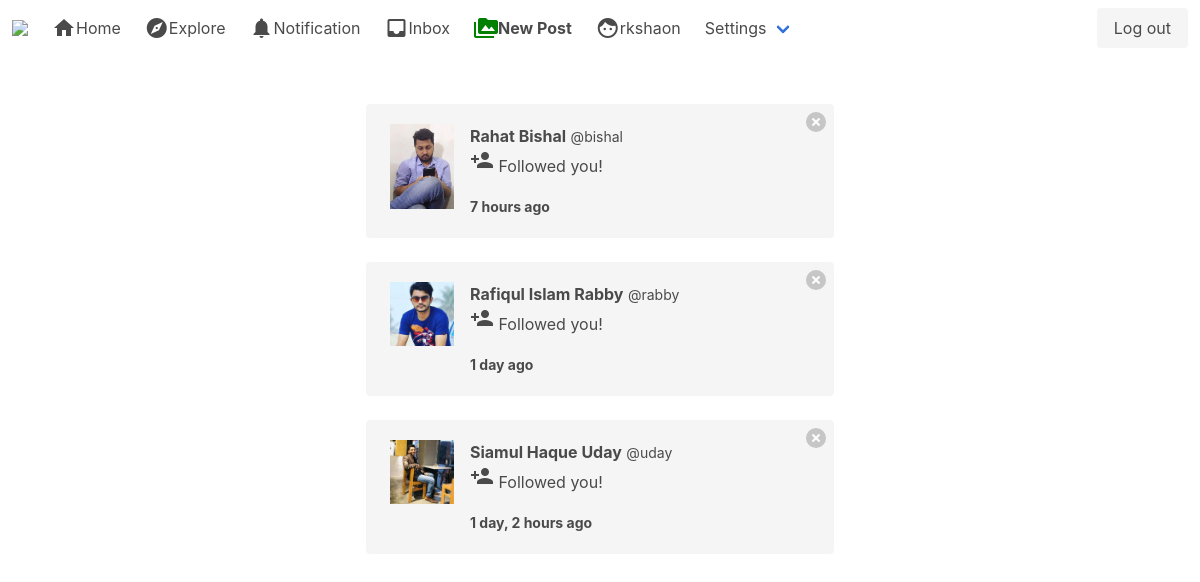
The app's page /notifications/ (signed in) with its own data.
### notifications/models.py (models this page shows, shortened)
class Notification(models.Model):
    NOTIFICATION_TYPE = ((1, 'Like'), (2, 'Comment'), (3, 'Follow'))
    post = models.ForeignKey('post.Post', on_delete=models.CASCADE, related_name='noti_post', blank=True, null=True)
    sender = models.ForeignKey(User, on_delete=models.CASCADE, related_name='noti_from_user')
    user = models.ForeignKey(User, on_delete=models.CASCADE, related_name='noti_to_user')
    notification_type = models.IntegerField(choices=NOTIFICATION_TYPE)
    text_preview = models.CharField(max_length=90, blank=True)
    date = models.DateTimeField(auto_now_add=True)
    is_seen = models.BooleanField(default=False)

### authy/models.py (models this page shows, shortened)
class Profile(models.Model):
    user = models.OneToOneField(User, on_delete=models.CASCADE)
    first_name = models.CharField(max_length=50, null=True, blank=True)
    last_name = models.CharField(max_length=50, null=True, blank=True)
    location = models.CharField(max_length=50, null=True, blank=True)
    url = models.CharField(max_length=80, null=True, blank=True)
    profile_info = models.TextField(max_length=150, null=True, blank=True)
    created = models.DateField(auto_now_add=True)
    favorites = models.ManyToManyField(Post)
    picture = models.ImageField(upload_to=use_directory_path, blank=True, null=True, verbose_name='Picture')

### notifications/views.py (the view)
# urls.py: path('', show_notification, name='show_notification'),
def show_notification(request):
    user = request.user
    notifications = Notification.objects.filter(user=user).order_by('-date')
    Notification.objects.filter(user=user, is_seen=False).update(is_seen=True)
    template = loader.get_template('notifications.html')
    context = {
        'notifications': notifications,
    }
    return HttpResponse(template.render(context, request))

### direct_message/views.py (called while the page is built)
def check_dm(request):
    directs_count = 0
    if request.user.is_authenticated:
        directs_count = Message.objects.filter(user=request.user, is_read=False).count()
    return {'directs_count': directs_count}

### notifications/views.py (called while the page is built)
def count_notification(request):
    count_notifications = 0
    if request.user.is_authenticated:
        count_notifications = Notification.objects.filter(user=request.user, is_seen=False).count()
    return {'count_notifications': count_notifications}

### instagram_clone/templates/notifications.html (shortened to what this page needs)
{% extends 'base.html' %}
{% load static %}
{% load humanize %}
{% block content %}
<div class="columns is-mobile is-centered">
  <div class="column is-half">
    {% for notification in notifications %}
    {% if notification.notification_type == 3 %}
      <div class="notification">
        <a href="{% url 'delete_notification' notification.id %}" class="delete"></a>
        <article class="media">
          <figure class="media-left">
            <p class="image is-64x64">
              {% if notification.sender.profile.picture %}
                <img src="{{ notification.sender.profile.picture.url }}" alt="Placeholder image">
              {% else %}
                <img src="https://bulma.io/images/placeholders/96x96.png" alt="Placeholder image">
              {% endif %}
            </p>
            </figure>
            <div class="media-content">
              <div class="content">
                <strong>{{ notification.sender.profile.first_name }} {{ notification.sender.profile.last_name }}</strong> <small>@{{ notification.sender.username }}</small>
                <br>
                <p><i class="material-icons">person_add</i> Followed you!</p>
                <strong><small>{{ notification.date|naturaltime }}</small></strong>
              </div>
            </div>
          </article>
        </div>
      {% endif %}
    {% endfor %}
  </div>
</div>
{% endblock %}

### instagram_clone/templates/base.html (shortened to what this page needs)
{% load static %}
<!DOCTYPE html>
<html>
  <head>
    <link rel="stylesheet" href="{% static 'css/bulma.min.css' %}">
    <link rel="stylesheet" href="{% static 'css/style.css' %}">
  </head>
  <body>
    <nav class="navbar" role="navigation" aria-label="main navigation">
      <div class="navbar-brand">
        <a class="navbar-item" href="{% url 'index' %}">
          <img src="https://upload.wikimedia.org/wikipedia/commons/thumb/e/e7/Instagram_logo_2016.svg/1200px-Instagram_logo_2016.svg.png" width="" height="28">
        </a>
      </div>
      <div id="navbarBasicExample" class="navbar-menu">
        <div class="navbar-start">
          <a href="{% url 'index' %}" class="navbar-item"><span class="material-icons">home</span>Home</a>
          <a class="navbar-item"><span class="material-icons">explore</span>Explore</a>
          <a href="{% url 'show_notification' %}" class="navbar-item"><span class="material-icons">notifications</span>
            Notification
          </a>
          <a class="navbar-item" href="{% url 'inbox' %}">
            <i class="material-icons">inbox</i>
            Inbox
          </a>
          <a class="navbar-item" href="{% url 'new_post' %}"><span class="material-icons" style="color: green;">perm_media</span><strong>New Post</strong></a>
          <a class="navbar-item" href="{% url 'profile' request.user %}"><span class="material-icons">face</span>{{request.user}}</a>
          <div class="navbar-item has-dropdown is-hoverable">
            <a class="navbar-link">Settings</a>
          </div>
        </div>
        <div class="navbar-end">
          <div class="navbar-item">
            <div class="buttons">
              {% if user.is_authenticated %}
              <a href="{% url 'logout' %}" class="button is-light">Log out</a>
              {% else %}
              <a class="button is-primary"><strong>Sign up</strong></a>
              <a href="{% url 'login' %}" class="button is-light">Log in</a>
              {% endif %}
            </div>
          </div>
        </div>
      </div>
    </nav>
    <section class="section">
      <div class="container">
        {% block content %}
        {% endblock %}
      </div>
    </section>
  </body>
</html>

### instagram_clone/static/css/style.css (style rules this page uses)
* { box-sizing:border-box }

### records on screen
Notification: sender.profile.picture (placeholder picture), sender.profile.first_name "Rahat", sender.profile.last_name "Bishal", sender.username "bishal", date "7 hours ago"
Notification: sender.profile.picture (placeholder picture), sender.profile.first_name "Rafiqul Islam", sender.profile.last_name "Rabby", sender.username "rabby", date "1 day ago"
Notification: sender.profile.picture (placeholder picture), sender.profile.first_name "Siamul Haque", sender.profile.last_name "Uday", sender.username "uday", date "1 day, 2 hours ago"

### other values on screen
{{ request.user }} "rkshaon"
